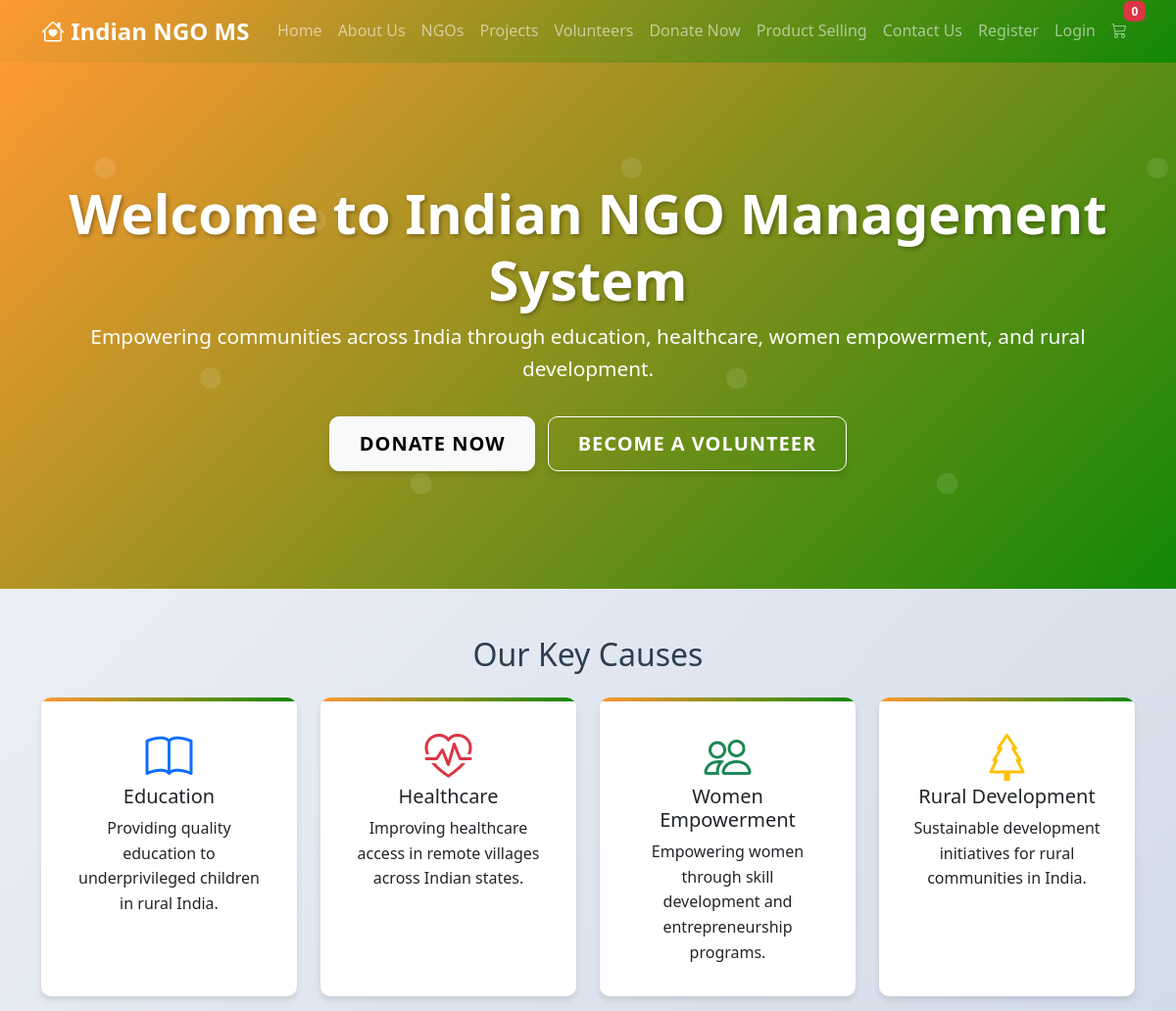
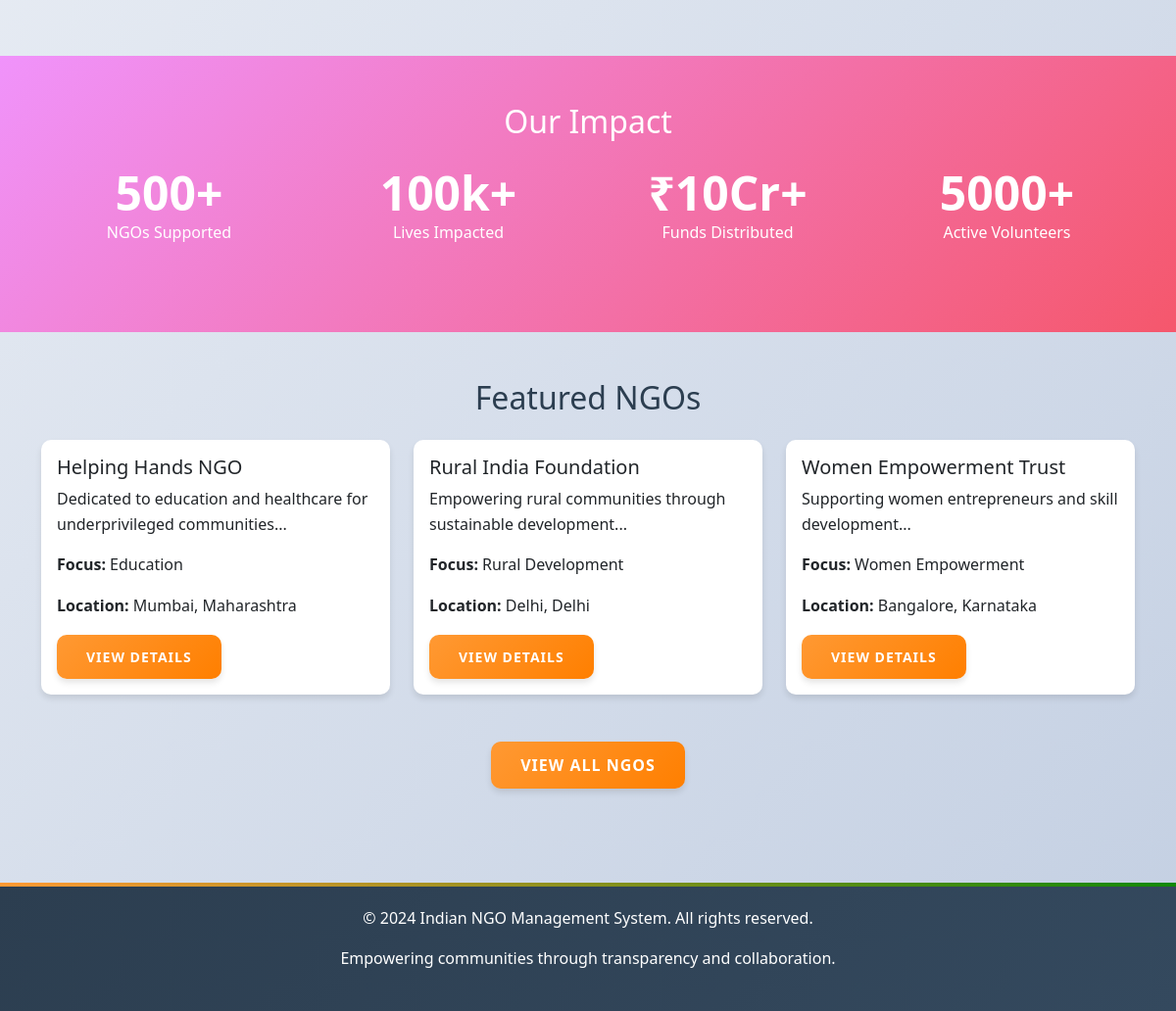
The page / on the database its author committed (2 pictures, top to bottom).
### tables this page shows
CREATE TABLE IF NOT EXISTS `ngos` (
    `id` INT PRIMARY KEY AUTO_INCREMENT,
    `name` VARCHAR(150) NOT NULL UNIQUE,
    `description` TEXT,
    `email` VARCHAR(100),
    `phone` VARCHAR(20),
    `website` VARCHAR(255),
    `address` TEXT,
    `city` VARCHAR(50),
    `state` VARCHAR(50),
    `registration_number` VARCHAR(50) UNIQUE,
    `focus_area` VARCHAR(100),
    `founded_year` INT,
    `image_path` VARCHAR(255),
    `active` BOOLEAN DEFAULT 1,
    `created_at` TIMESTAMP DEFAULT CURRENT_TIMESTAMP,
    `updated_at` TIMESTAMP DEFAULT CURRENT_TIMESTAMP ON UPDATE CURRENT_TIMESTAMP,
    INDEX `idx_city` (`city`),
    INDEX `idx_state` (`state`),
    INDEX `idx_focus_area` (`focus_area`)
);

### auth.php (called while the page is built, shortened)
<?php
require_once 'db_connection.php';
function isLoggedIn() {
    return isset($_SESSION['user_id']) && !empty($_SESSION['user_id']);
}
?>

### db_connection.php (called while the page is built, shortened)
<?php
try {
    $conn = new mysqli(DB_HOST, DB_USER, DB_PASS, DB_NAME, DB_PORT);
} catch (mysqli_sql_exception $e) {
    $host = DB_HOST . ':' . DB_PORT;
    $message = "Database connection failed. "
        . "Please ensure MySQL is running in XAMPP and the host/port are correct (" . $host . "). "
        . "Error: " . $e->getMessage();
    die($message);
}
$conn->set_charset("utf8mb4");
function getRows($query) {
    global $conn;
    $result = $conn->query($query);
    $rows = [];
    if ($result && $result->num_rows > 0) {
        while ($row = $result->fetch_assoc()) {
            $rows[] = $row;
        }
    }
    return $rows;
}
?>

### index.php (the view, shortened to what this page needs)
<?php
require_once 'auth.php';
?>
<!DOCTYPE html>
<html lang="en">
<head>
    <link href="https://cdn.jsdelivr.net/npm/bootstrap@5.3.0/dist/css/bootstrap.min.css" rel="stylesheet">
    <link rel="stylesheet" href="https://cdn.jsdelivr.net/npm/bootstrap-icons@1.10.0/font/bootstrap-icons.css">
    <link rel="stylesheet" href="css/style.css">
</head>
<body>
    <nav class="navbar navbar-expand-lg navbar-dark bg-dark">
        <div class="container">
            <a class="navbar-brand" href="index.php"><i class="bi bi-house-heart"></i> Indian NGO MS</a>
            <div class="collapse navbar-collapse" id="navbarNav">
                <ul class="navbar-nav ms-auto">
                    <li class="nav-item"><a class="nav-link" href="index.php">Home</a></li>
                    <li class="nav-item"><a class="nav-link" href="about.php">About Us</a></li>
                    <li class="nav-item"><a class="nav-link" href="ngos.php">NGOs</a></li>
                    <li class="nav-item"><a class="nav-link" href="projects.php">Projects</a></li>
                    <li class="nav-item"><a class="nav-link" href="volunteers.php">Volunteers</a></li>
                    <li class="nav-item"><a class="nav-link" href="donate.php">Donate Now</a></li>
                    <li class="nav-item"><a class="nav-link" href="products.php">Product Selling</a></li>
                    <li class="nav-item"><a class="nav-link" href="contact.php">Contact Us</a></li>
                    <?php if (isLoggedIn()): ?>
                        <li class="nav-item"><a class="nav-link" href="#">Hi, <?php echo htmlspecialchars($_SESSION['user_name']); ?></a></li>
                        <li class="nav-item"><a class="nav-link" href="logout.php">Logout</a></li>
                    <?php else: ?>
                        <li class="nav-item"><a class="nav-link" href="register.php">Register</a></li>
                        <li class="nav-item"><a class="nav-link" href="login.php">Login</a></li>
                    <?php endif; ?>
                    <li class="nav-item">
                        <a class="nav-link position-relative" href="cart.php">
                            <i class="bi bi-cart3"></i>
                            <span class="badge bg-danger position-absolute top-0 start-100 translate-middle" id="cart-count">
                                <?php
                                if (isLoggedIn()) {
                                    $cart_count = 0;
                                    $result = executeQuery("SELECT SUM(quantity) as total FROM cart WHERE user_id = " . $_SESSION['user_id']);
                                    if ($result) {
                                        $row = $result->fetch_assoc();
                                        if ($row && $row['total']) {
                                            $cart_count = $row['total'];
                                        }
                                    }
                                    echo $cart_count;
                                } else {
                                    echo "0";
                                }
                                ?>
                            </span>
                        </a>
                    </li>
                </ul>
            </div>
        </div>
    </nav>
    <section class="hero text-center">
        <div class="container">
            <h1>Welcome to Indian NGO Management System</h1>
            <p class="lead">Empowering communities across India through education, healthcare, women empowerment, and rural development.</p>
            <a href="donate.php" class="btn btn-light btn-lg">Donate Now</a>
            <a href="volunteers.php" class="btn btn-outline-light btn-lg ms-2">Become a Volunteer</a>
        </div>
    </section>
    <section class="py-5">
        <div class="container">
            <h2 class="text-center mb-4">Our Key Causes</h2>
            <div class="row">
                <div class="col-md-3 mb-4">
                    <div class="card cause-card h-100">
                        <div class="card-body text-center">
                            <i class="bi bi-book display-4 text-primary"></i>
                            <h5 class="card-title">Education</h5>
                            <p class="card-text">Providing quality education to underprivileged children in rural India.</p>
                        </div>
                    </div>
                </div>
                <div class="col-md-3 mb-4">
                    <div class="card cause-card h-100">
                        <div class="card-body text-center">
                            <i class="bi bi-heart-pulse display-4 text-danger"></i>
                            <h5 class="card-title">Healthcare</h5>
                            <p class="card-text">Improving healthcare access in remote villages across Indian states.</p>
                        </div>
                    </div>
                </div>
                <div class="col-md-3 mb-4">
                    <div class="card cause-card h-100">
                        <div class="card-body text-center">
                            <i class="bi bi-people display-4 text-success"></i>
                            <h5 class="card-title">Women Empowerment</h5>
                            <p class="card-text">Empowering women through skill development and entrepreneurship programs.</p>
                        </div>
                    </div>
                </div>
                <div class="col-md-3 mb-4">
                    <div class="card cause-card h-100">
                        <div class="card-body text-center">
                            <i class="bi bi-tree display-4 text-warning"></i>
                            <h5 class="card-title">Rural Development</h5>
                            <p class="card-text">Sustainable development initiatives for rural communities in India.</p>
                        </div>
                    </div>
                </div>
            </div>
        </div>
    </section>
    <section class="py-5" style="background: linear-gradient(135deg, #f093fb 0%, #f5576c 100%); color: white;">
        <div class="container text-center">
            <h2 class="mb-4">Our Impact</h2>
            <div class="row">
                <div class="col-md-3 mb-4">
                    <div class="display-4 fw-bold">500+</div>
                    <p>NGOs Supported</p>
                </div>
                <div class="col-md-3 mb-4">
                    <div class="display-4 fw-bold">100k+</div>
                    <p>Lives Impacted</p>
                </div>
                <div class="col-md-3 mb-4">
                    <div class="display-4 fw-bold">₹10Cr+</div>
                    <p>Funds Distributed</p>
                </div>
                <div class="col-md-3 mb-4">
                    <div class="display-4 fw-bold">5000+</div>
                    <p>Active Volunteers</p>
                </div>
            </div>
        </div>
    </section>
    <section class="py-5">
        <div class="container">
            <h2 class="text-center mb-4">Featured NGOs</h2>
            <div class="row">
                <?php
                $ngos = getRows("SELECT * FROM ngos WHERE active = 1 LIMIT 3");
                foreach ($ngos as $ngo):
                ?>
                <div class="col-md-4 mb-4">
                    <div class="card h-100">
                        <div class="card-body">
                            <h5 class="card-title"><?php echo htmlspecialchars($ngo['name']); ?></h5>
                            <p class="card-text"><?php echo substr(htmlspecialchars($ngo['description']), 0, 100) . '...'; ?></p>
                            <p><strong>Focus:</strong> <?php echo htmlspecialchars($ngo['focus_area']); ?></p>
                            <p><strong>Location:</strong> <?php echo htmlspecialchars($ngo['city'] . ', ' . $ngo['state']); ?></p>
                            <a href="ngo_detail.php?id=<?php echo $ngo['id']; ?>" class="btn btn-primary btn-sm">View Details</a>
                        </div>
                    </div>
                </div>
                <?php endforeach; ?>
            </div>
            <div class="text-center mt-4">
                <a href="ngos.php" class="btn btn-primary">View All NGOs</a>
            </div>
        </div>
    </section>
    <footer class="bg-dark text-white text-center py-4 mt-5">
        <div class="container">
            <p>&copy; 2024 Indian NGO Management System. All rights reserved.</p>
            <p>Empowering communities through transparency and collaboration.</p>
        </div>
    </footer>
</body>
</html>

### css/style.css (style rules this page uses)
:root { --primary-color: #FF9933; --secondary-color: #FFFFFF; --accent-color: #128807; --dark-color: #2C3E50; --light-bg: #F8F9FA; --shadow: 0 4px 6px rgba(0, 0, 0, 0.1); --border-radius: 10px; }
body { font-family: 'Segoe UI', Tahoma, Geneva, Verdana, sans-serif; line-height: 1.6; color: var(--dark-color); background: linear-gradient(135deg, #f5f7fa 0%, #c3cfe2 100%); min-height: 100vh; }
.navbar { background: linear-gradient(135deg, var(--primary-color), var(--accent-color)) !important; box-shadow: var(--shadow); backdrop-filter: blur(10px); }
.navbar-brand { font-weight: bold; font-size: 1.5rem; }
.nav-link { font-weight: 500; transition: all 0.3s ease; }
.hero { background: linear-gradient(135deg, var(--primary-color) 0%, var(--accent-color) 100%); color: white; padding: 120px 0; position: relative; overflow: hidden; z-index: 0; }
.hero::before { content: ''; position: absolute; top: 0; left: 0; right: 0; bottom: 0; animation: float 20s infinite linear; pointer-events: none; z-index: 0; }
.hero .container { position: relative; z-index: 2; }
.hero a, .hero button { position: relative; z-index: 2; }
.hero h1 { font-size: 3.5rem; font-weight: 700; text-shadow: 2px 2px 4px rgba(0,0,0,0.3); animation: fadeInUp 1s ease-out; }
.hero p { font-size: 1.3rem; margin-bottom: 2rem; animation: fadeInUp 1s ease-out 0.2s both; }
.btn { border-radius: var(--border-radius); padding: 12px 30px; font-weight: 600; text-transform: uppercase; letter-spacing: 1px; transition: all 0.3s ease; box-shadow: var(--shadow); }
.btn-primary { background: linear-gradient(135deg, var(--primary-color), #FF7F00); border: none; }
.btn-outline-light { border-color: white; color: white; }
.cause-card { transition: all 0.3s ease; border: none; border-radius: var(--border-radius); box-shadow: var(--shadow); overflow: hidden; position: relative; }
.cause-card::before { content: ''; position: absolute; top: 0; left: 0; right: 0; height: 4px; background: linear-gradient(90deg, var(--primary-color), var(--accent-color)); }
.cause-card .card-body { padding: 2rem; }
.cause-card i { font-size: 3rem; margin-bottom: 1rem; transition: transform 0.3s ease; }
.card { border: none; border-radius: var(--border-radius); box-shadow: var(--shadow); transition: all 0.3s ease; }
footer { background: linear-gradient(135deg, var(--dark-color) 0%, #34495e 100%); color: white; position: relative; }
footer::before { content: ''; position: absolute; top: 0; left: 0; right: 0; height: 4px; background: linear-gradient(90deg, var(--primary-color), var(--accent-color)); }
.display-4 { font-size: 3rem; font-weight: 300; }

### rows shown on the page
ngos: name "Helping Hands NGO", description "Dedicated to education and healthcare for underprivileged communities", focus_area "Education", city+state "Mumbai, Maharashtra"
ngos: name "Rural India Foundation", description "Empowering rural communities through sustainable development", focus_area "Rural Development", city+state "Delhi, Delhi"
ngos: name "Women Empowerment Trust", description "Supporting women entrepreneurs and skill development", focus_area "Women Empowerment", city+state "Bangalore, Karnataka"
